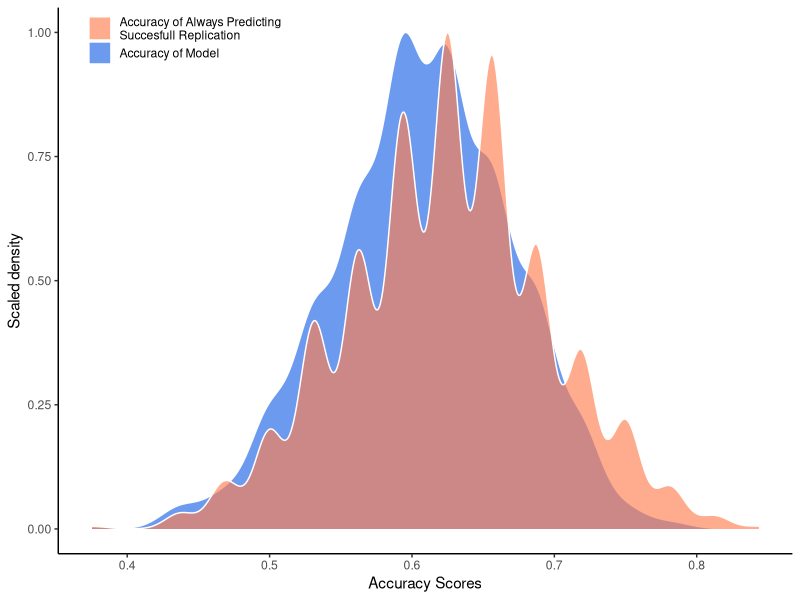
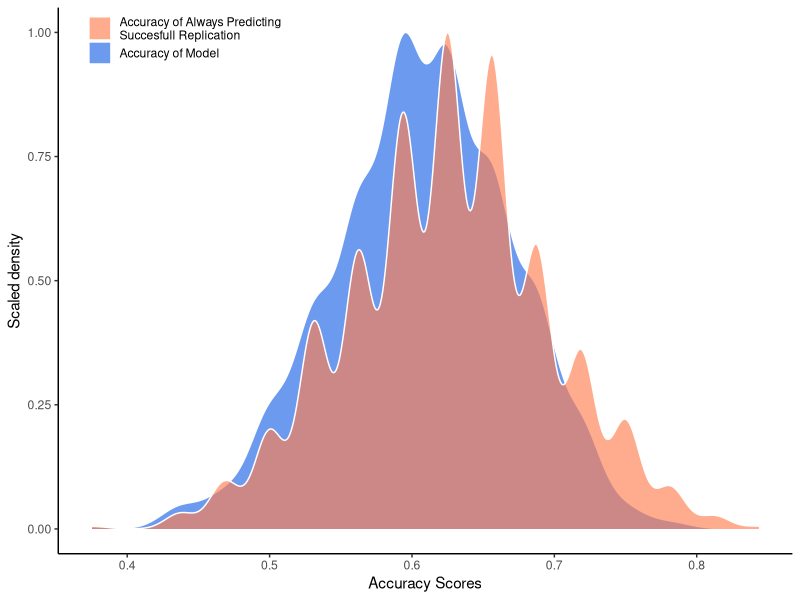

These charts were generated, in order, by the following R code:
## ---- chunk 1
knitr::opts_chunk$set(echo = TRUE)
## ---- chunk 2
library(tidyverse)
## ---- chunk 3
accuracies <- read_csv("../data/accuracies.csv")
## ---- chunk 4
ggplot() +
  
  #model performance density curve 
  geom_density(aes(x = accuracies$accuracy, y=..scaled..,  fill = "Accuracy of Model"), color = "white", alpha = 0.95) +
  
  #dummy performance density curve
  geom_density(aes(x = accuracies$`dummy accuracy`, y=..scaled.., fill ="Accuracy of Always Predicting\nSuccesfull Replication"), color = "white", alpha = 0.65) + 
  
  #manually set color scale
  scale_colour_manual(values = c("coral", "cornflowerblue"), aesthetics = c("colour", "fill")) +
  
  #change label on x-axis
  xlab("Accuracy Scores") +
  
  #Change label on y-axis
  ylab("Scaled density") +
  
  #use classic theme for axis and background
  theme_classic()  +

  #move legend to inside top left of plot
  theme(legend.position = c(.03, .999), legend.justification = c("left", "top")) +
  
  #remove title from legend
  guides(fill=guide_legend(title=NULL)) 


ggsave("../visualizations/Accuracy_dists.png")
